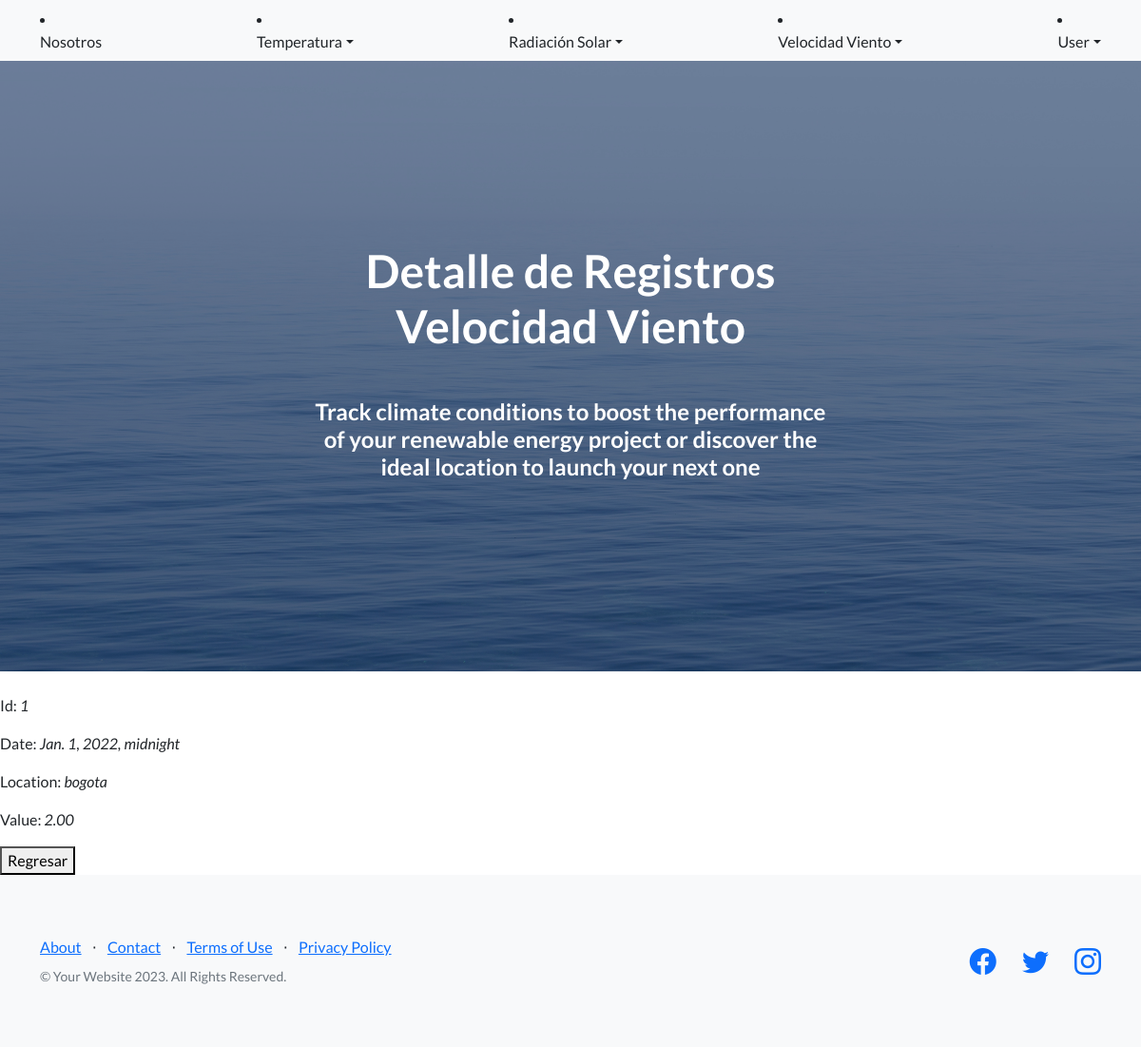
Screenshot of /wind/detalle/1/ (signed in) with the database file from the repository.
### AppObservations/models.py (models this page shows, shortened)
class WindVar(models.Model):
    latitude = models.DecimalField(max_digits=10,decimal_places=2)
    length = models.DecimalField(max_digits=10,decimal_places=2)
    date = models.DateTimeField()
    location = models.CharField(max_length=50)
    value = models.DecimalField(max_digits=10, decimal_places=2)

### AppObservations/views.py (the view)
# urls.py: path('wind/detalle/<int:pk>/', views.WindDetailView.as_view(), name='WindDetail'),
class WindDetailView(LoginRequiredMixin,DetailView):
    model = WindVar
    template_name = "appobs/detalle_wind.html"

### AppObservations/templates/appobs/detalle_wind.html
{% extends "appobs/home.html" %}
{% block h1_header %} Detalle de Registros Velocidad Viento {%endblock h1_header %}
{% block main_content %}
<br>
<p>Id: <i>{{ object.id }}</i></p>
<p>Date: <i>{{ object.date }}</i></p>
<p>Location: <i>{{ object.location }}</i></p>
<p>Value: <i>{{ object.value }}</i></p>
<button onclick="location.href = '/wind/lista/'">Regresar</button>
{% endblock main_content %}

### rows the page displays
WindVar: id "1", date "Jan. 1, 2022, midnight", location "bogota", value "2.00"
